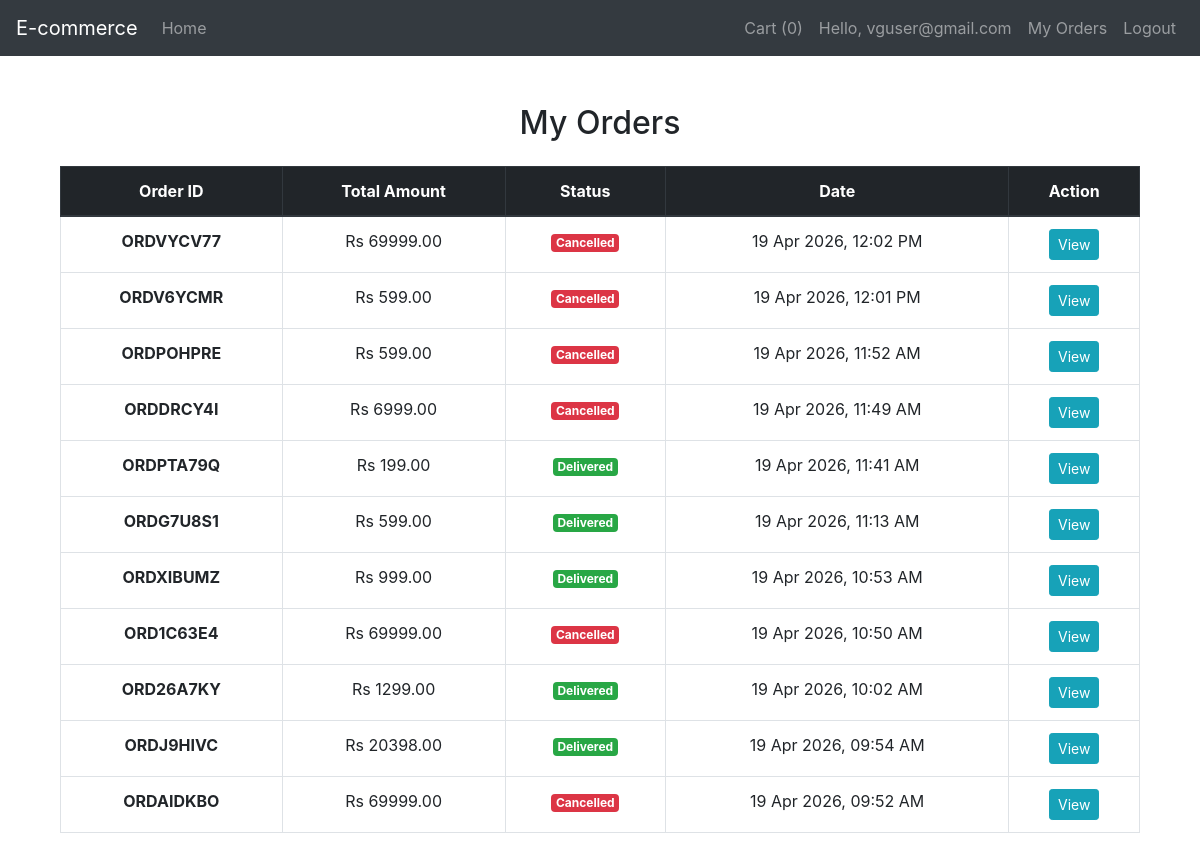
Page /orders/ (signed in) on the committed database.
### shop/models.py (models this page shows, shortened)
class Order(models.Model):
    STATUS_CHOICES = [
        ('Pending', 'Pending'),
        ('Processing', 'Processing'),
        ('Shipped', 'Shipped'),
        ('Out for Delivery', 'Out for Delivery'),
        ('Delivered', 'Delivered'),
        ('Cancelled', 'Cancelled'),
    ]
    PAYMENT_CHOICES = [
        ('COD', 'Cash on Delivery'),
        ('ONLINE', 'Online Payment'),
    ]
    user = models.ForeignKey(User, on_delete=models.CASCADE)
    order_id = models.CharField(max_length=20, unique=True, editable=False)
    total_price = models.DecimalField(max_digits=10, decimal_places=2)
    status = models.CharField(
        max_length=20, choices=STATUS_CHOICES, default="Pending"
    )
    payment_method = models.CharField(
        max_length=10, choices=PAYMENT_CHOICES, default='COD'
    )
    address = models.TextField()
    created_at = models.DateTimeField(auto_now_add=True)

### shop/views.py (the view)
# urls.py: path('orders/', views.order_history, name='order_history'),
@login_required
def order_history(request):
    orders = Order.objects.filter(user=request.user).order_by('-created_at')
    return render(request, 'shop/order_history.html', {'orders': orders})

### shop/templates/shop/order_history.html (shortened to what this page needs)
{% extends 'shop/base.html' %}
{% block content %}
<div class="container mt-5">
    <h2 class="mb-4 text-center">My Orders</h2>
    {% if orders %}
    <div class="table-responsive">
        <table class="table table-bordered table-hover text-center">
            <thead class="thead-dark">
                <tr>
                    <th>Order ID</th>
                    <th>Total Amount</th>
                    <th>Status</th>
                    <th>Date</th>
                    <th>Action</th>
                </tr>
            </thead>
            <tbody>
                {% for order in orders %}
                <tr>
                    <td><strong>{{ order.order_id }}</strong></td>
                    <td>Rs {{ order.total_price }}</td>
                    <td>
                        <span class="badge
                            {% if order.status == 'Delivered' %}
                                badge-success
                            {% elif order.status == 'Cancelled' %}
                                badge-danger
                            {% elif order.status == 'Processing' %}
                                badge-warning
                            {% elif order.status == 'Shipped' %}
                                badge-info
                            {% else %}
                                badge-secondary
                            {% endif %}
                        ">
                            {{ order.status }}
                        </span>
                    </td>
                    <td>{{ order.created_at|date:"d M Y, h:i A" }}</td>
                    <td>
                        <a href="{% url 'order_detail' order.order_id %}" class="btn btn-info btn-sm">
                            View
                        </a>
                    </td>
                </tr>
                {% endfor %}
            </tbody>
        </table>
    </div>
    {% else %}
    <div class="alert alert-info text-center">
        You have not placed any orders yet.
    </div>
    {% endif %}
</div>
{% endblock %}

### shop/templates/shop/base.html (shortened to what this page needs)
<!DOCTYPE html>
<html lang="en">
<head>
    <link rel="stylesheet" href="https://maxcdn.bootstrapcdn.com/bootstrap/4.0.0/css/bootstrap.min.css">
</head>
<body>
    <nav class="navbar navbar-expand-lg navbar-dark navbar-custom">
        <a class="navbar-brand" href="{% url 'home' %}">E-commerce</a>
        <div class="collapse navbar-collapse" id="navbarNav">
            <ul class="navbar-nav mr-auto">
                <li class="nav-item">
                    <a class="nav-link" href="{% url 'home' %}">Home</a>
                </li>
            </ul>
            <ul class="navbar-nav ml-auto">
                <li class="nav-item">
                    <a class="nav-link" href="{% url 'cart' %}">
                        Cart
                        {% if user.is_authenticated %}
                        ({{ request.user.cartitem_set.count }})
                        {% endif %}
                    </a>
                </li>
                {% if user.is_authenticated %}
                <li class="nav-item">
                    <span class="nav-link">Hello, {{ user.username }}</span>
                </li>
                <li class="nav-item">
                    <a class="nav-link" href="{% url 'order_history' %}">My Orders</a>
                </li>
                <li class="nav-item">
                    <a class="nav-link" href="{% url 'logout' %}">Logout</a>
                </li>
                {% endif %}
            </ul>
        </div>
    </nav>
    <div class="container mt-4">
        {% block content %}
        {% endblock %}
    </div>
</body>
</html>

### shop/templates/shop/base.html (style rules this page uses)
.navbar-custom { background-color: #343a40; }
.navbar-custom .navbar-brand, .navbar-custom .nav-link { color: #ffffff; }

### rows in the picture
Order: order_id "ORDVYCV77", total_price "69999.00", status "Cancelled", created_at "19 Apr 2026, 12:02 PM"
Order: order_id "ORDV6YCMR", total_price "599.00", status "Cancelled", created_at "19 Apr 2026, 12:01 PM"
Order: order_id "ORDPOHPRE", total_price "599.00", status "Cancelled", created_at "19 Apr 2026, 11:52 AM"
Order: order_id "ORDDRCY4I", total_price "6999.00", status "Cancelled", created_at "19 Apr 2026, 11:49 AM"
Order: order_id "ORDPTA79Q", total_price "199.00", status "Delivered", created_at "19 Apr 2026, 11:41 AM"
Order: order_id "ORDG7U8S1", total_price "599.00", status "Delivered", created_at "19 Apr 2026, 11:13 AM"
Order: order_id "ORDXIBUMZ", total_price "999.00", status "Delivered", created_at "19 Apr 2026, 10:53 AM"
Order: order_id "ORD1C63E4", total_price "69999.00", status "Cancelled", created_at "19 Apr 2026, 10:50 AM"
Order: order_id "ORD26A7KY", total_price "1299.00", status "Delivered", created_at "19 Apr 2026, 10:02 AM"
Order: order_id "ORDJ9HIVC", total_price "20398.00", status "Delivered", created_at "19 Apr 2026, 09:54 AM"
Order: order_id "ORDAIDKBO", total_price "69999.00", status "Cancelled", created_at "19 Apr 2026, 09:52 AM"

### other values in the picture
{{ request.user.cartitem_set.count }} "0"
{{ user.username }} "vguser@gmail.com"
